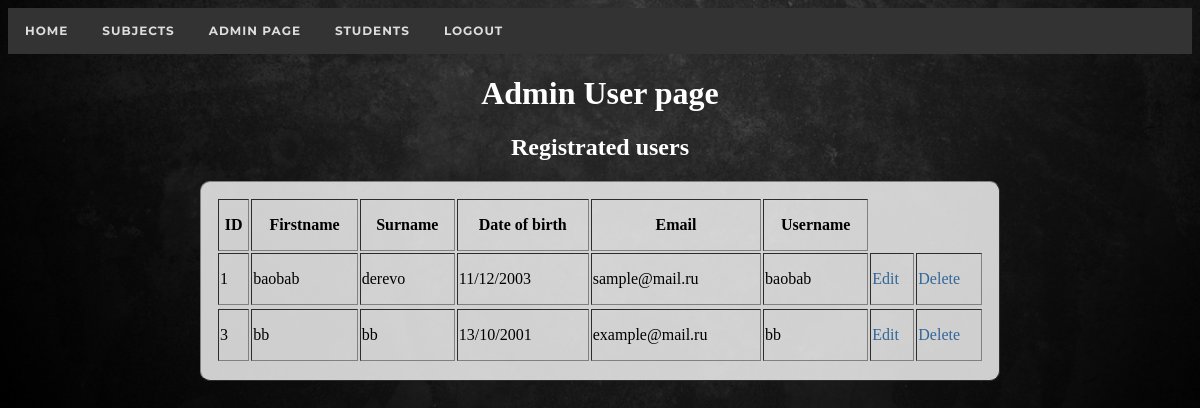
The page /users.php on the database its author committed.
### tables this page shows
CREATE TABLE IF NOT EXISTS `users` (
  `user_id` int(11) NOT NULL,
  `firstname` varchar(20) NOT NULL,
  `surname` varchar(20) NOT NULL,
  `birth` varchar(40) not null,
  `email` varchar(50) not null,
  `username` varchar(20) NOT NULL,
  `password` varchar(20) NOT NULL
);

### users.php (the view, shortened to what this page needs)
<!doctype html>
<html lang=''>
<head>
   <link rel="stylesheet" href="css/admin.css">
</head>
<body>
  <center>
<div id='cssmenu'>
<ul>
   <li><a href='index.html'>Home</a></li>
   <li class='active'><a href='#'>Subjects</a>
   </li>
   <li><a href='admin_page.php'>Admin Page</a></li>
   <li><a href='students.php'>Students</a></li>
   <li><a href='index.php'>Logout</a></li>
</ul>
</div>
<h1 style="color: #ffffff;"> Admin User page</h1>
<h2 style="color: #fff">Registrated users</h2>
<?php
$mysqli = new mysqli("localhost", "root", "", "onfor");
$result=$mysqli->query("select * from users");
?>
<table class="table" border="1" id="myTable">
    <tr>
        <th onclick="sortTable(0)">ID</th>
        <th>Firstname</th>
        <th onclick="sortTable(1)">Surname</th>
        <th onclick="sortTable(2)">Date of birth</th>
        <th onclick="sortTable(3)">Email</th>
        <th onclick="sortTable(4)">Username</th>
  </tr>
<?php
while ($row=mysqli_fetch_array($result)){
  echo "<tr><td>$row[user_id]</td>";
echo "<td>$row[firstname]</td>";
echo "<td>$row[surname]</td>";
echo "<td>$row[birth]</td>";
echo "<td>$row[email]</td>";
    echo "<td>$row[username]</td>";
echo "<td><a href='edit_users.php?user_id=$row[user_id]'>Edit</a></td>";
echo "<td><a href='delete_users.php?user_id=$row[user_id]'>Delete</a></td><tr>";
}
?>
    </table>
    <br><br>
  </center >
    </body>
    </html>

### css/admin.css (style rules this page uses)
body { background: url("../image/admin1.jpg") center no-repeat; -webkit-background-size: cover; background-size: cover; background-size: 120% auto; }
#cssmenu, #cssmenu ul, #cssmenu ul li, #cssmenu ul li a, #cssmenu #menu-button { margin: 0; padding: 0; border: 0; list-style: none; line-height: 1; display: block; position: relative; -webkit-box-sizing: border-box; -moz-box-sizing: border-box; box-sizing: border-box; }
#cssmenu:after, #cssmenu > ul:after { content: "."; display: block; clear: both; visibility: hidden; line-height: 0; height: 0; }
#cssmenu { font-family: Montserrat, sans-serif; background: #333333; }
#cssmenu > ul > li { float: left; }
#cssmenu > ul > li > a { padding: 17px; font-size: 12px; letter-spacing: 1px; text-decoration: none; color: #dddddd; font-weight: 700; text-transform: uppercase; }
.table { background-color: rgba(255, 255, 255, 0.8); padding: 15px; width: 800px; height: 200px; border-radius: 10px 10px 10px 10px; }
a { color: #336699; text-decoration: none; }

### rows shown on the page
users: user_id "1", firstname "baobab", surname "derevo", birth "11/12/2003", email "sample@mail.ru", username "baobab"
users: user_id "3", firstname "bb", surname "bb", birth "13/10/2001", email "example@mail.ru", username "bb"
